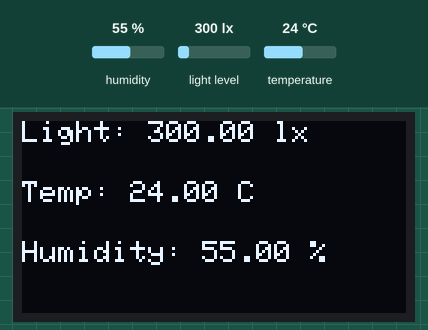
Recording of a sketch running on a simulated Arduino Uno, built with avr-gcc and run on an emulated ATmega328P. On the bench: 128×64 one-colour display. The inputs (shaded band) are chosen by the test bench; at power-on: humidity 55 %, light level 300 lx, temperature 24 °C.

Above: at 1.2 s.
1.3 s: humidity set to 22 %
At 3.4 s:
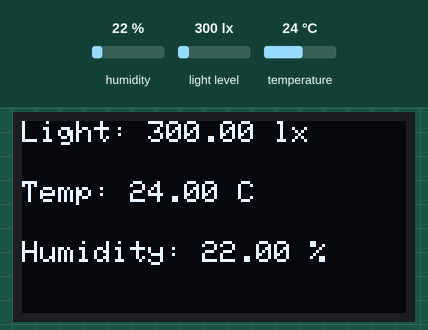
3.7 s: light level set to 40 lx
At 4.7 s:
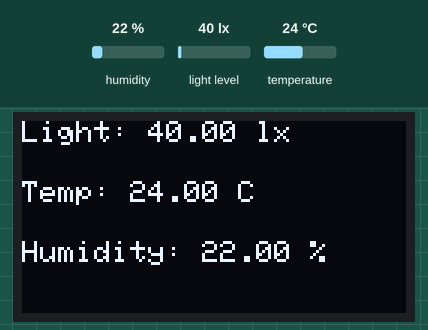
5.7 s: temperature set to 12 °C
At 7.1 s:
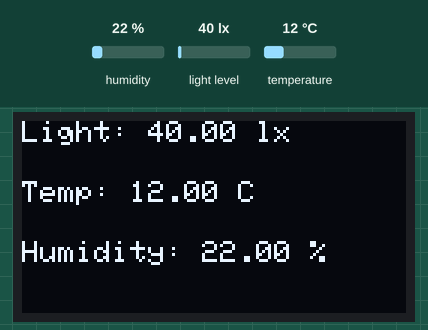
7.8 s: light level set to 500 lx
At 9.5 s:
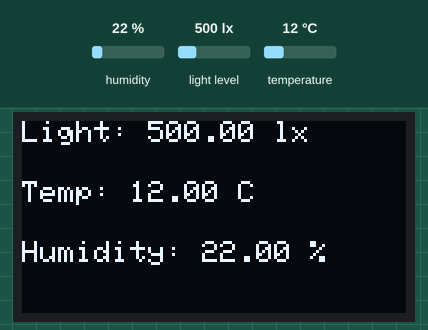
9.9 s: humidity set to 40 %
At 11.7 s:
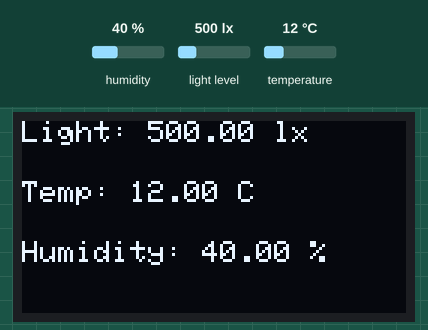
12.0 s: light level set to 1000 lx
At 13.1 s:
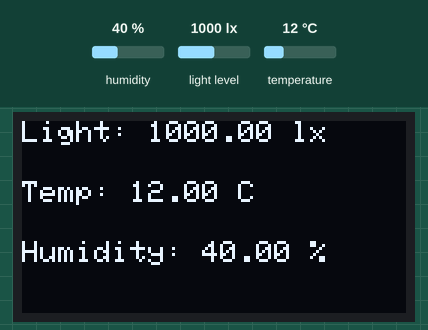
Timing chart, 0 to 15.0 s (numbered marks = the images above; inputs shaded):
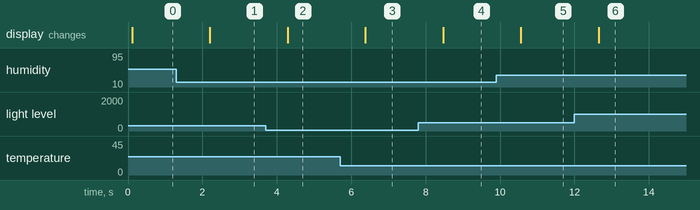

Measured:
- after the input at 1.3 s, the display: changes after 0.90 s (image 1)
- after the input at 3.7 s, the display: changes after 0.59 s (image 2)
- after the input at 5.7 s, the display: changes after 0.68 s (image 3)
- after the input at 7.8 s, the display: changes after 0.67 s (image 4)
- after the input at 9.9 s, the display: changes after 0.66 s (image 5)
- after the input at 12.0 s, the display: changes after 0.65 s (image 6)

The sketch:

20240912BH1570DHT11.ino
```cpp
#include <SPI.h>
#include <Wire.h>
#include <Adafruit_GFX.h>
#include <Adafruit_SSD1306.h>
#include <BH1750.h>
#include <DHT.h>

#define SCREEN_WIDTH 128 // OLED display width, in pixels
#define SCREEN_HEIGHT 64 // OLED display height, in pixels

#define OLED_RESET -1
#define SCREEN_ADDRESS 0x3C ///< See datasheet for Address; 0x3D for 128x64, 0x3C for 128x32
Adafruit_SSD1306 display(SCREEN_WIDTH, SCREEN_HEIGHT, &Wire, OLED_RESET);
BH1750 lightMeter;

#define DHTPIN 4
#define DHTTYPE DHT11
DHT dht(DHTPIN, DHTTYPE);

void setup() {
  Serial.begin(9600);

  // OLED 초기화
  if(!display.begin(SSD1306_SWITCHCAPVCC, SCREEN_ADDRESS)) {
    Serial.println(F("SSD1306 allocation failed"));
    for(;;);
  }

  display.clearDisplay();
  display.display();  // 초기화된 빈 화면을 디스플레이에 적용

  // 센서 초기화
  Wire.begin();
  lightMeter.begin();
  dht.begin();  // DHT11 센서 초기화

  display.setTextColor(WHITE);
}

void loop() {
  display.clearDisplay();
  // put your main code here, to run repeatedly:
  float lux = lightMeter.readLightLevel();
  // DHT11에서 온도와 습도 값 읽기
  float temperature = dht.readTemperature();  // 섭씨 온도 읽기
  float humidity = dht.readHumidity();        // 습도 읽기

  // 조도 값 출력
  display.setCursor(0, 0);
  display.print("Light: ");
  display.print(lux);
  display.println(" lx");

  // 온도 값 출력
  display.setCursor(0, 20);
  display.print("Temp: ");
  display.print(temperature);
  display.println(" C");

  // 습도 값 출력
  display.setCursor(0, 40);
  display.print("Humidity: ");
  display.print(humidity);
  display.println(" %");

  // 화면에 표시
  display.display();

  delay(1000);  // 1초 대기
}
```
